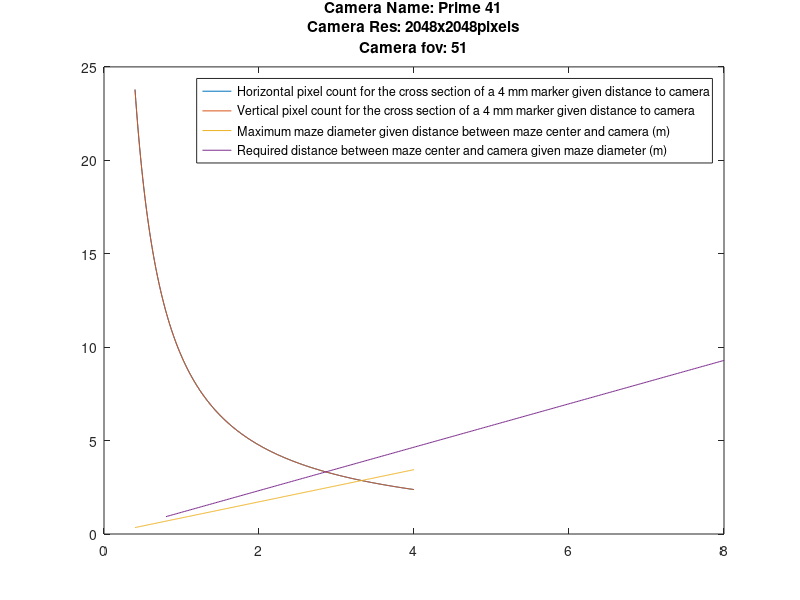

MATLAB code to generate this figure:

%% Mcam
cam(1).hpx = 953;
cam(1).vpx = 881;
cam(1).msize = 8; %mm
cam(1).fov = 41;

%%18w
cam(2).hpx = 1664;
cam(2).vpx = 1088;
cam(2).msize = 8; %mm
cam(2).fov = 51;


%%p17w
cam(3).hpx = 1664;
cam(3).vpx = 1088;
cam(3).msize = 8; %mm
cam(3).fov = 70;


%%p41
cam(4).name = 'Prime 41';
cam(4).hpx=2048;
cam(4).vpx=2048;
cam(4).msize=4;
cam(4).fov = 51;

cam(5).name = 'Prime 13';
cam(5).hpx=1280;
cam(5).vpx=1024;
cam(5).msize= 4;
cam(5).fov = 56;



%for i=1:numel(c)
%end

i = 4;

cam(i).fov = deg2rad(cam(i).fov);
r = [.4:.01:4]';
c = sqrt((r-r.*cos(cam(i).fov)).^2+(r.*sin(cam(i).fov)).^2);

hppm = cam(i).msize./(c./cam(i).hpx.*1000);
vppm = cam(i).msize./(c./cam(i).vpx.*1000);


mazer = [.5:.1:4]';

dr = (2.*r./sin((pi-cam(i).fov)./2)).*sqrt(1/((1-cos(cam(i).fov)).^2+sin(cam(i).fov).^2)).*cos(cam(i).fov./2);


figure
plot([r,r,r,r.*2],[hppm,vppm,c,dr])
legend(['Horizontal pixel count for the cross section of a ' num2str(cam(i).msize) ' mm marker given distance to camera'],...
       ['Vertical pixel count for the cross section of a ' num2str(cam(i).msize) ' mm marker given distance to camera'],...
       ['Maximum maze diameter given distance between maze center and camera (m)'],...
       ['Required distance between maze center and camera given maze diameter (m)'])
title({['Camera Name: ' cam(i).name],...
       ['Camera Res: ' num2str(cam(i).hpx) 'x' num2str(cam(i).vpx)  'pixels'],...
       ['Camera fov: ' num2str(rad2deg(cam(i).fov))]})
